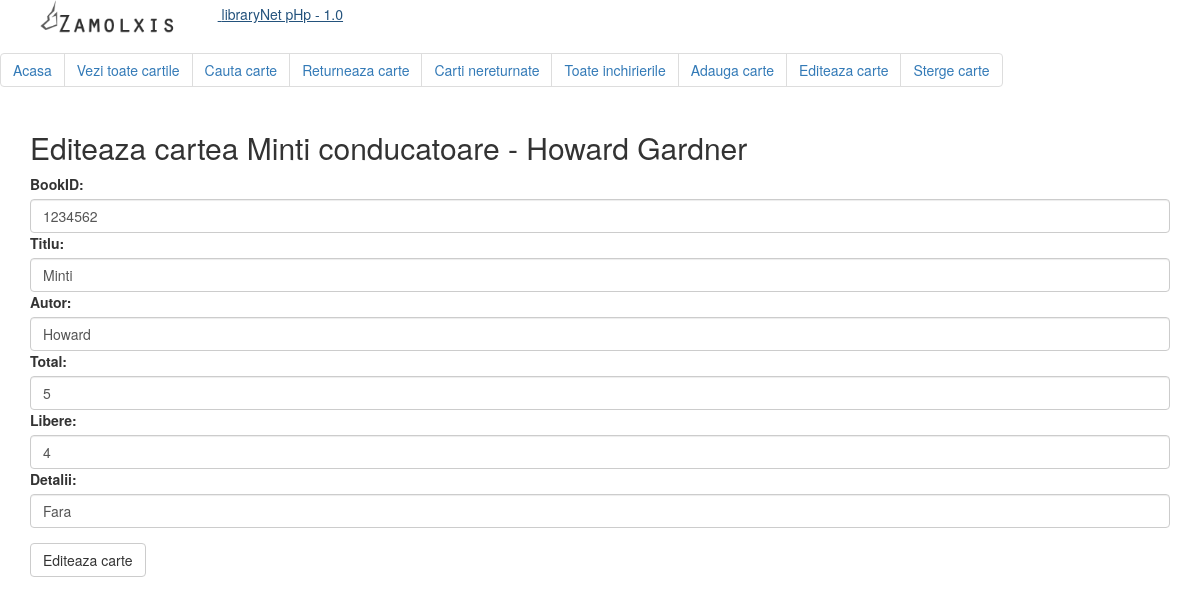
The page /editeaza.php?bookid=1234562 on the database its author committed.
### tables this page shows
CREATE TABLE `books` (
  `entryID` int(11) NOT NULL,
  `bookID` int(8) NOT NULL,
  `title` varchar(52) NOT NULL,
  `author` varchar(42) NOT NULL,
  `total` int(100) NOT NULL,
  `free` int(100) NOT NULL,
  `details` varchar(190) DEFAULT 'Fara detalii'
);

### editeaza.php (the view, shortened to what this page needs)
<?php include 'header.php';  ?>
<?php
$bookID = $_GET['bookid'];
$title = "";
$author = "";
$total = "";
$free = "";
$details = "";
$sql = "SELECT * FROM books WHERE bookID = '".$bookID."'";
				$result = $conn->query($sql);
					while($row = $result->fetch_assoc())
						{
						$title = $row["title"];
						$author = $row["author"];
						$total = $row["total"];
						$free = $row["free"];
						$details = $row["details"];
						}
if(!empty($bookID))
{
	echo '
<div class="container">
  <h2>Editeaza cartea '.$title.' - '.$author.'</h2>
  <form role="form" action="/api/editbook.php" method="post">
    <div class="form-group">
      <label for="text">BookID:</label>
      <input type="text" class="form-control" id="bookid" value='.$bookID.' name="bookid">
	  <label for="text">Titlu:</label>
      <input type="text" class="form-control" id="title" value='.$title.' name="title">
	  <label for="text">Autor:</label>
      <input type="text" class="form-control" id="author" value='.$author.' name="author">
	  <label for="text">Total:</label>
      <input type="text" class="form-control" id="total" value='.$total.' name="total">
	  <label for="text">Libere:</label>
      <input type="text" class="form-control" id="free" value='.$free.' name="free">
	  <label for="text">Detalii:</label>
      <input type="text" class="form-control" id="detalii" value='.$details.' name="detalii">
    </div>
    <button type="submit" class="btn btn-default">Editeaza carte</button>
  </form>
</div>';
	}
?>

### rows shown on the page
books: title "Minti conducatoare", author "Howard Gardner", total "5", free "4"
